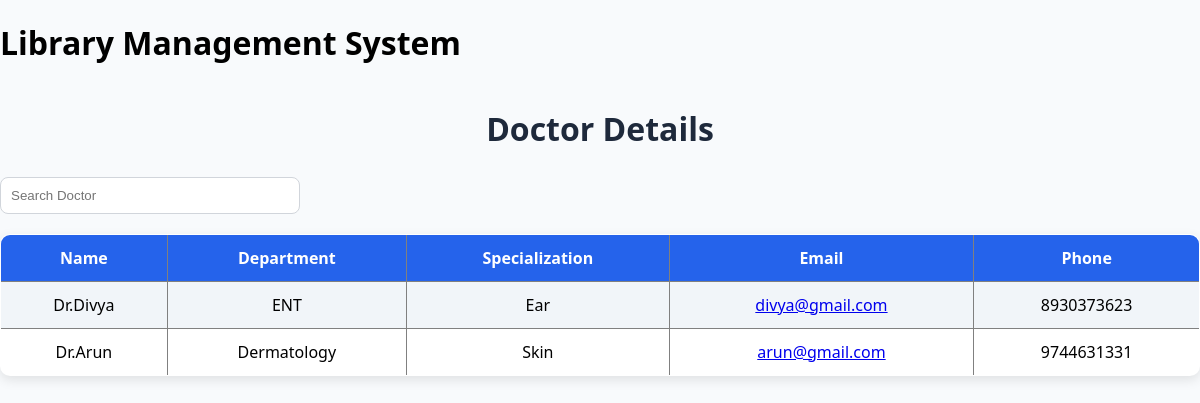
The page /doctor-details/ on the database its author committed.
### hospital/models.py (models this page shows, shortened)
class Doctor(models.Model):
    name = models.CharField(max_length=100)
    department = models.ForeignKey(
        Department,
        on_delete=models.CASCADE
    )
    specialization = models.CharField(max_length=100)
    email = models.EmailField(unique=True)
    phone = models.CharField(max_length=15)

class Department(models.Model):
    name = models.CharField(max_length=100)
    def __str__(self):
        return self.name

### hospital/views.py (the view)
# urls.py: path('doctor-details/',views.doctor_details,name='doctor_details'),
def doctor_details(request):
    doctors = Doctor.objects.all()
    return render(request, 'doctor_details.html', {'doctors': doctors})

### hospital/templates/doctor_details.html
{% extends 'base.html' %}
{% block content %}
<h1 class="page-title">Doctor Details</h1>
<input type="text"
       placeholder="Search Doctor"
       class="search-box">
<table border="1">
    <tr>
        <th>Name</th>
        <th>Department</th>
        <th>Specialization</th>
        <th>Email</th>
        <th>Phone</th>
    </tr>
    {% for doctor in doctors %}
    <tr>
        <td>{{ doctor.name }}</td>
        <td>{{ doctor.department }}</td>
        <td>{{ doctor.specialization }}</td>
       <td>
    <a href="mailto:{{ doctor.email }}">
        {{ doctor.email }}
    </a>
</td>
        <td>{{ doctor.phone }}</td>
    </tr>
    {% endfor %}
</table>
{% endblock %}

### hospital/static/css/style.css (style rules this page uses)
body { margin:0; font-family:'Segoe UI',sans-serif; background:#f8fafc; min-height:100vh; display:flex; flex-direction:column; }
input, select, textarea { width:100%; padding:12px; margin-top:8px; margin-bottom:15px; border:1px solid #d1d5db; border-radius:8px; box-sizing:border-box; }
table { width:100%; border-collapse:collapse; background:white; border-radius:10px; overflow:hidden; box-shadow:0 4px 12px rgba(0,0,0,0.1); }
table th { background:#2563eb; color:white; padding:12px; }
table td { padding:12px; text-align:center; }
table tr:nth-child(even) { background:#f1f5f9; }
.page-title { text-align:center; color:#1e293b; }
input, select { width:100%; padding:10px; margin-top:5px; margin-bottom:15px; border:1px solid #d1d5db; border-radius:8px; box-sizing:border-box; }
.search-box { width:300px; margin-bottom:20px; }

### rows shown on the page
Doctor: name "Dr.Divya", department "ENT", specialization "Ear", email "divya@gmail.com", phone "8930373623"
Doctor: name "Dr.Arun", department "Dermatology", specialization "Skin", email "arun@gmail.com", phone "9744631331"
